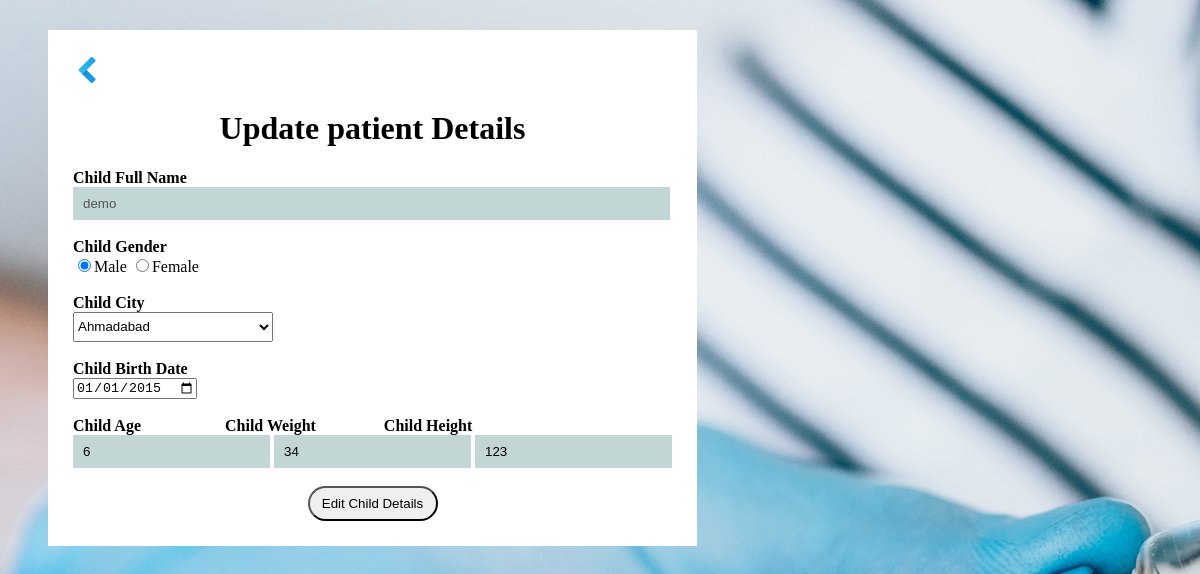
/e_vaccination_PHP/editchild.php?c_name=demo, run on the app's committed database.
### tables this page shows
CREATE TABLE `child` (
  `c_name` varchar(15) NOT NULL,
  `c_gender` varchar(8) DEFAULT NULL,
  `c_city` varchar(30) DEFAULT NULL,
  `c_birth` date DEFAULT NULL,
  `c_age` int(3) DEFAULT NULL,
  `c_weight` int(5) DEFAULT NULL,
  `c_height` int(5) DEFAULT NULL,
  `c_vaccine` varchar(100) DEFAULT NULL,
  `p_username` varchar(15) DEFAULT NULL
);

### e_vaccination_PHP/editchild.php (the view, shortened to what this page needs)
<!DOCTYPE html>
<html>
<head>
</head>
<body>
<form method="POST" class="container" action="<?php $_SERVER['PHP_SELF'] ?>">
<div>
<a href="viewparentchild.php"><img src="backarrow.png" width="30" height="30"></a>
<center><h1>Update patient Details</h1></center>
<?php
	include 'database_connection.php';
	$c_name = $_REQUEST['c_name'];
	$query = "SELECT * FROM child where c_name='$c_name'";
	$result = mysqli_query($con,$query);
	while ($row = mysqli_fetch_array($result))
	{
?>
<label><b>Child Full Name</b></label></br>
<input type="text" name="cname" class="text" placeholder="Enter First Name" size="70" value="<?php echo $row['c_name']; ?>"  disabled/></br></br>
<label><b>Child Gender</b></label></br>
<input type="radio" name="cgender" value="Male"  <?php echo $row['c_gender'] == "Male" ? 'checked': '' ?>/>Male
<input type="radio" name="cgender" value="Female" <?php echo $row['c_gender'] == "Female" ? 'checked': '' ?>/>Female
<label ><b>Child City</b></label></br>
<select name="ccity">
	<option value="<?php echo $row['c_city']; ?>"> <?php echo $row['c_city']; ?></option>
</select>
<label ><b>Child Birth Date </b></label></br>
	<input type="date" name="cbirth" value="<?php echo $row['c_birth']; ?>" />
<label><b>Child Age </b></label> &nbsp; &nbsp; &nbsp; &nbsp; &nbsp; &nbsp; &nbsp; &nbsp; &nbsp; &nbsp;
<label><b>Child Weight </b></label>&nbsp; &nbsp; &nbsp; &nbsp; &nbsp; &nbsp; &nbsp; &nbsp;
<label><b>Child Height </b></label><br>
<input type="number" name="cage" class="text" placeholder="Age" value="<?php echo $row['c_age']; ?>" />
<input type="number" name="cweight" class="text" placeholder="Weight" value="<?php echo $row['c_weight']; ?>" />
<input type="number" name="cheight" class="text" placeholder ="Height" value="<?php echo $row['c_height']; ?>" />
<center><input type="submit" name="editchild" value="Edit Child Details"/></center>
</div>
</body>
</html>
<?php
	}
?>

### e_vaccination_PHP/editchild.php (style rules this page uses)
body { background-repeat:no-repeat; background: url('childback.jpg'); }
div { padding:20; font-size:20; }
.text { background-color:#c2d6d6; border:none; padding:9px 10px; }
.container { position:absolute; margin: 22px 50px 50px 40px; padding: 25px; background-color: white; font-family:Century Gothic; }
select { width: 200px; height: 30px; }
input[type='submit'] { width:130px; height:35px; border-radius:50px 50px 50px 50px; }

### data on the page
child: cname "demo", c_gender "☑", ccity "Ahmadabad", cbirth "01/01/2015", cage "6", cweight "34", cheight "123"
